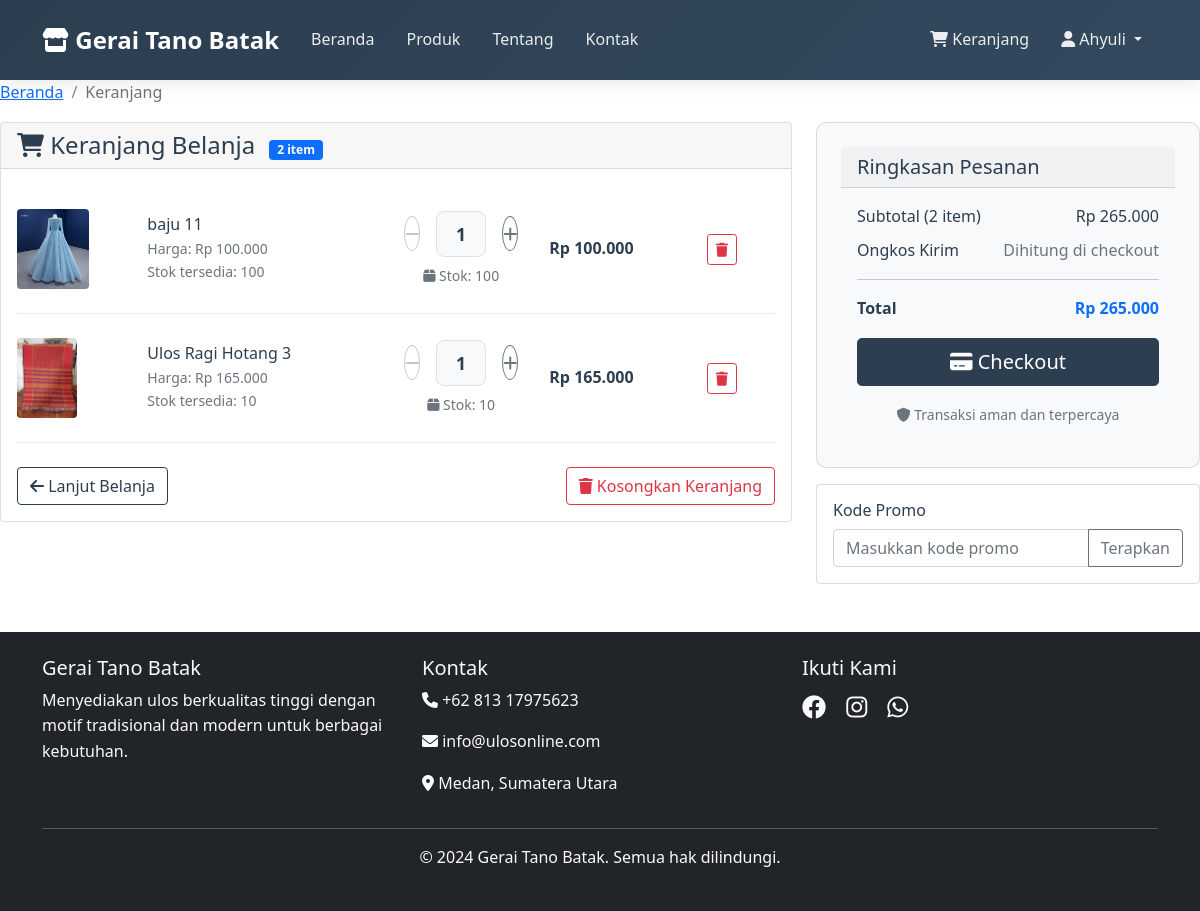
Page /cart.php (signed in) on the committed database.
### tables this page shows
CREATE TABLE `cart` (
  `id` int(11) NOT NULL AUTO_INCREMENT,
  `user_id` int(11) DEFAULT NULL,
  `product_id` int(11) DEFAULT NULL,
  `quantity` int(11) DEFAULT 1,
  `created_at` timestamp NOT NULL DEFAULT current_timestamp(),
  PRIMARY KEY (`id`),
  KEY `user_id` (`user_id`),
  KEY `product_id` (`product_id`),
  CONSTRAINT `cart_ibfk_1` FOREIGN KEY (`user_id`) REFERENCES `users` (`id`),
  CONSTRAINT `cart_ibfk_2` FOREIGN KEY (`product_id`) REFERENCES `products` (`id`)
);

CREATE TABLE `products` (
  `id` int(11) NOT NULL AUTO_INCREMENT,
  `name` varchar(200) NOT NULL,
  `description` text DEFAULT NULL,
  `price` decimal(10,2) NOT NULL,
  `stock` int(11) DEFAULT 0,
  `category_id` int(11) DEFAULT NULL,
  `image` varchar(255) DEFAULT NULL,
  `status` enum('active','inactive') DEFAULT 'active',
  `created_at` timestamp NOT NULL DEFAULT current_timestamp(),
  PRIMARY KEY (`id`),
  KEY `category_id` (`category_id`),
  CONSTRAINT `products_ibfk_1` FOREIGN KEY (`category_id`) REFERENCES `categories` (`id`)
);

### includes/config.php (called while the page is built, shortened)
<?php
function format_rupiah($angka) {
    return "Rp " . number_format($angka, 0, ',', '.');
}
?>

### cart.php (the view, shortened to what this page needs)
<?php
require_once 'includes/config.php';
$user_id = $_SESSION['user_id'];
$stmt = $pdo->prepare("SELECT c.*, p.name, p.price, p.image, p.stock
                       FROM cart c
                       JOIN products p ON c.product_id = p.id
                       WHERE c.user_id = ?
                       ORDER BY c.created_at DESC");
$stmt->execute([$user_id]);
$cart_items = $stmt->fetchAll();
$total_amount = 0;
foreach ($cart_items as $item) {
    $total_amount += $item['price'] * $item['quantity'];
}
include 'includes/header.php';
?>
<nav aria-label="breadcrumb">
    <ol class="breadcrumb">
        <li class="breadcrumb-item"><a href="index.php">Beranda</a></li>
        <li class="breadcrumb-item active">Keranjang</li>
    </ol>
</nav>
<div class="row">
    <div class="col-lg-8">
        <div class="card">
            <div class="card-header">
                <h4 class="mb-0">
                    <i class="fas fa-shopping-cart"></i> Keranjang Belanja
                    <span class="badge bg-primary ms-2"><?php echo count($cart_items); ?> item</span>
                </h4>
            </div>
            <div class="card-body">
                <?php if (empty($cart_items)): ?>
                    <div class="text-center py-5">
                        <i class="fas fa-shopping-cart fa-3x text-muted mb-3"></i>
                        <h5>Keranjang Anda kosong</h5>
                        <p class="text-muted">Belum ada produk yang ditambahkan ke keranjang</p>
                        <a href="products.php" class="btn btn-primary">
                            <i class="fas fa-shopping-bag"></i> Mulai Belanja
                        </a>
                    </div>
                <?php else: ?>
                    <?php foreach ($cart_items as $item): ?>
                    <div class="cart-item" data-cart-id="<?php echo $item['id']; ?>">
                        <div class="row align-items-center">
                            <div class="col-md-2">
                                <img src="<?php echo $item['image'] ? 'uploads/' . $item['image'] : 'assets/images/no-image.jpg'; ?>"
                                     class="img-fluid rounded"
                                     alt="<?php echo htmlspecialchars($item['name']); ?>"
                                     style="height: 80px; object-fit: cover;">
                            </div>
                            <div class="col-md-4">
                                <h6 class="mb-1"><?php echo htmlspecialchars($item['name']); ?></h6>
                                <p class="text-muted small mb-0">
                                    Harga: <?php echo format_rupiah($item['price']); ?>
                                </p>
                                <p class="text-muted small mb-0">
                                    Stok tersedia: <?php echo $item['stock']; ?>
                                </p>
                            </div>
                            <div class="col-md-2">
                                <div class="quantity-selector">
                                    <button class="btn btn-outline-secondary" type="button"
                                            onclick="updateQuantity(<?php echo $item['id']; ?>, <?php echo $item['quantity'] - 1; ?>)"
                                            <?php echo $item['quantity'] <= 1 ? 'disabled' : ''; ?>
                                            title="Kurangi jumlah">
                                        <i class="fas fa-minus"></i>
                                    </button>
                                    <div class="quantity-display">
                                        <?php echo $item['quantity']; ?>
                                    </div>
                                    <button class="btn btn-outline-secondary" type="button"
                                            onclick="updateQuantity(<?php echo $item['id']; ?>, <?php echo $item['quantity'] + 1; ?>)"
                                            <?php echo $item['quantity'] >= $item['stock'] ? 'disabled' : ''; ?>
                                            title="Tambah jumlah">
                                        <i class="fas fa-plus"></i>
                                    </button>
                                </div>
                                <small class="text-muted d-block text-center mt-2">
                                    <i class="fas fa-box"></i> Stok: <?php echo $item['stock']; ?>
                                </small>
                            </div>
                            <div class="col-md-2 text-center">
                                <strong><?php echo format_rupiah($item['price'] * $item['quantity']); ?></strong>
                            </div>
                            <div class="col-md-2 text-center">
                                <button class="btn btn-outline-danger btn-sm"
                                        onclick="removeFromCart(<?php echo $item['id']; ?>)"
                                        title="Hapus dari keranjang">
                                    <i class="fas fa-trash"></i>
                                </button>
                            </div>
                        </div>
                    </div>
                    <?php endforeach; ?>
                    <div class="mt-4">
                        <div class="row">
                            <div class="col-md-6">
                                <a href="products.php" class="btn btn-outline-primary">
                                    <i class="fas fa-arrow-left"></i> Lanjut Belanja
                                </a>
                            </div>
                            <div class="col-md-6 text-end">
                                <button class="btn btn-outline-danger" onclick="clearCart()">
                                    <i class="fas fa-trash"></i> Kosongkan Keranjang
                                </button>
                            </div>
                        </div>
                    </div>
                <?php endif; ?>
            </div>
        </div>
    </div>
    <?php if (!empty($cart_items)): ?>
    <div class="col-lg-4">
        <div class="card order-summary">
            <div class="card-header">
                <h5 class="mb-0">Ringkasan Pesanan</h5>
            </div>
            <div class="card-body">
                <div class="d-flex justify-content-between mb-2">
                    <span>Subtotal (<?php echo count($cart_items); ?> item)</span>
                    <span><?php echo format_rupiah($total_amount); ?></span>
                </div>
                <div class="d-flex justify-content-between mb-2">
                    <span>Ongkos Kirim</span>
                    <span class="text-muted">Dihitung di checkout</span>
                </div>
                <hr>
                <div class="d-flex justify-content-between mb-3">
                    <strong>Total</strong>
                    <strong class="text-primary"><?php echo format_rupiah($total_amount); ?></strong>
                </div>
                <div class="d-grid">
                    <a href="checkout.php" class="btn btn-primary btn-lg">
                        <i class="fas fa-credit-card"></i> Checkout
                    </a>
                </div>
                <div class="mt-3 text-center">
                    <small class="text-muted">
                        <i class="fas fa-shield-alt"></i> Transaksi aman dan terpercaya
                    </small>
                </div>
            </div>
        </div>
        <div class="card mt-3">
            <div class="card-body">
                <h6 class="card-title">Kode Promo</h6>
                <div class="input-group">
                    <input type="text" class="form-control" placeholder="Masukkan kode promo">
                    <button class="btn btn-outline-secondary" type="button">Terapkan</button>
                </div>
            </div>
        </div>
    </div>
    <?php endif; ?>
</div>
<?php include 'includes/footer.php'; ?>

### assets/css/style.css (style rules this page uses)
:root { --primary-color: #2c3e50; --secondary-color: #34495e; --accent-color: #e74c3c; --gold-color: #f39c12; --success-color: #27ae60; --danger-color: #e74c3c; --warning-color: #f39c12; --info-color: #3498db; --light-color: #ecf0f1; --dark-color: #2c3e50; --text-dark: #2c3e50; --text-light: #7f8c8d; --gradient-primary: linear-gradient(135deg, #667eea 0%, #764ba2 100%); --gradient-secondary: linear-gradient(135deg, #f093fb 0%, #f5576c 100%); --gradient-elegant: linear-gradient(135deg, #2c3e50 0%, #34495e 100%); --shadow-elegant: 0 10px 30px rgba(0, 0, 0, 0.1); --shadow-hover: 0 15px 40px rgba(0, 0, 0, 0.15); }
body { font-family: 'Segoe UI', Tahoma, Geneva, Verdana, sans-serif; line-height: 1.6; color: var(--text-dark); }
.btn-primary { background-color: var(--primary-color); border-color: var(--primary-color); }
.btn-outline-primary { color: var(--primary-color); border-color: var(--primary-color); }
.cart-item { border-bottom: 1px solid #eee; padding: 1rem 0; }
.order-summary { background: #f8f9fa; border-radius: 10px; padding: 1.5rem; }
.badge { font-size: 0.75rem; }
.breadcrumb { background: none; padding: 0; }
.breadcrumb-item + .breadcrumb-item::before { color: var(--text-light); }
.quantity-selector { display: flex; align-items: center; justify-content: center; gap: 0.5rem; }
.quantity-selector .btn { width: 35px; height: 35px; border-radius: 50%; display: flex; align-items: center; justify-content: center; padding: 0; transition: all 0.2s ease; }
.quantity-selector .btn:disabled { opacity: 0.4; cursor: not-allowed; }
.quantity-display { min-width: 50px; text-align: center; font-weight: 600; font-size: 1.1rem; color: var(--text-dark); background: #f8f9fa; border: 1px solid #dee2e6; border-radius: 8px; padding: 8px 12px; margin: 0 8px; }
.cart-item { border-bottom: 1px solid #e9ecef; padding: 1.5rem 0; transition: background-color 0.2s ease; }

### rows in the picture
cart: product.image (picture), product.name "baju 11", product.price "Rp 100.000", product.stock "100", quantity "1", format_rupiah($item['price'] * $item['quantity']) "Rp 100.000"
cart: product.image (picture), product.name "Ulos Ragi Hotang 3", product.price "Rp 165.000", product.stock "10", quantity "1", format_rupiah($item['price'] * $item['quantity']) "Rp 165.000"

### other values in the picture
$_SESSION['username'] "Ahyuli"
count($cart_items) "2"
format_rupiah($total_amount) "Rp 265.000"
